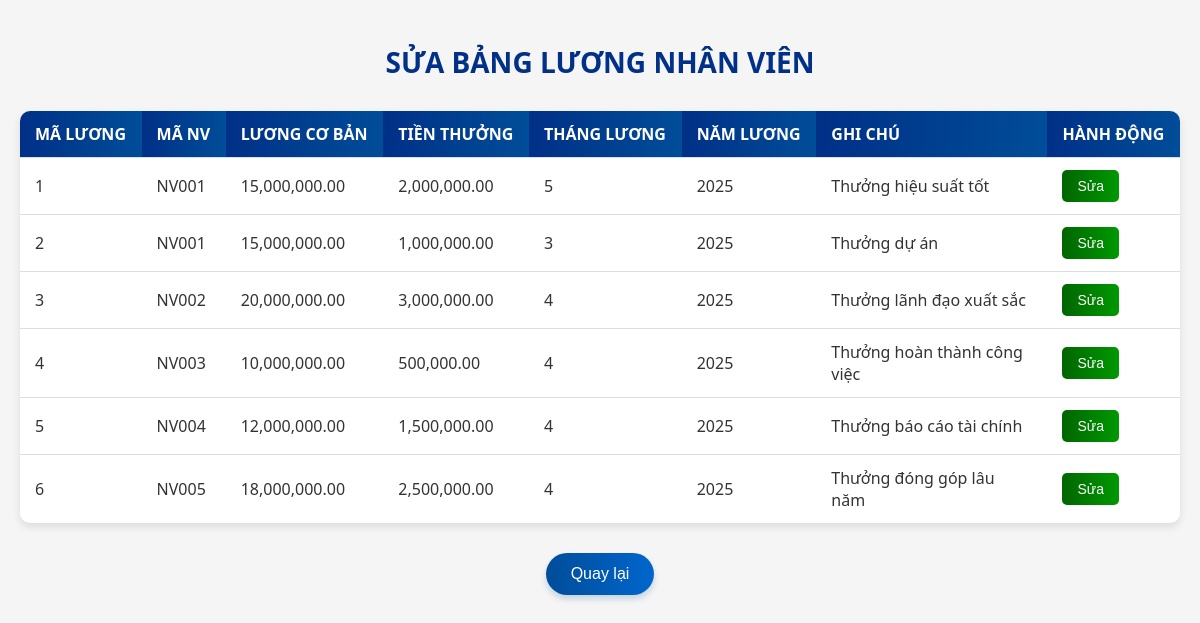
The page /QuanLyNhanSu/capnhathosoluong.php on the database its author committed.
### tables this page shows
CREATE TABLE `quanlytienluong` (
  `maLuong` int(11) NOT NULL,
  `maNV` varchar(10) DEFAULT NULL,
  `luongCoBan` decimal(15,2) NOT NULL,
  `tienThuong` decimal(15,2) DEFAULT 0.00,
  `thangLuong` int(11) NOT NULL,
  `namLuong` int(11) NOT NULL,
  `ghiChu` varchar(200) DEFAULT NULL
);

### QuanLyNhanSu/capnhathosoluong.php (the view, shortened to what this page needs)
<?php
$servername = "localhost";
$username = "root";
$password = "";
$dbname = "quanlynhansu";
try {
    $conn = new PDO("mysql:host=$servername;dbname=$dbname", $username, $password);
    $conn->setAttribute(PDO::ATTR_ERRMODE, PDO::ERRMODE_EXCEPTION);
} catch(PDOException $e) {
    die("Kết nối cơ sở dữ liệu thất bại: " . $e->getMessage());
}
try {
    $stmt = $conn->prepare("SELECT * FROM quanlytienluong");
    $stmt->execute();
    $result = $stmt->fetchAll(PDO::FETCH_ASSOC);
} catch(PDOException $e) {
    $message = "Lỗi khi lấy dữ liệu: " . $e->getMessage();
    $message_class = "error";
}
?>
<!DOCTYPE html>
<html lang="vi">
<head>
</head>
<body>
    <h2>Sửa bảng lương nhân viên</h2>
    <table>
        <tr>
            <th>Mã lương</th>
            <th>Mã NV</th>
            <th>Lương cơ bản</th>
            <th>Tiền thưởng</th>
            <th>Tháng lương</th>
            <th>Năm lương</th>
            <th>Ghi chú</th>
            <th>Hành động</th>
        </tr>
        <?php
        if ($result) {
            foreach ($result as $row) {
                echo "<tr>";
                echo "<td>" . htmlspecialchars($row['maLuong']) . "</td>";
                echo "<td>" . htmlspecialchars($row['maNV']) . "</td>";
                echo "<td>" . number_format($row['luongCoBan'], 2) . "</td>";
                echo "<td>" . number_format($row['tienThuong'], 2) . "</td>";
                echo "<td>" . htmlspecialchars($row['thangLuong']) . "</td>";
                echo "<td>" . htmlspecialchars($row['namLuong']) . "</td>";
                echo "<td>" . htmlspecialchars($row['ghiChu']) . "</td>";
                echo "<td><a href='capnhathosoluong.php?edit=" . htmlspecialchars($row['maLuong']) . "'><button class='edit-button'>Sửa</button></a></td>";
                echo "</tr>";
            }
        } else {
            echo "<tr><td colspan='8'>Không có dữ liệu để hiển thị.</td></tr>";
        }
        ?>
    </table>
    <button class="back-button" onclick="window.location.href='index.html'">Quay lại</button>
</body>
</html>

### QuanLyNhanSu/capnhathosoluong.php (style rules this page uses)
body { font-family: 'Segoe UI', Arial, sans-serif; margin: 0; padding: 20px; background-color: #f5f5f5; color: #333; }
h2 { color: #003087; text-align: center; margin-bottom: 30px; font-size: 28px; text-transform: uppercase; }
table { width: 100%; border-collapse: separate; border-spacing: 0; border-radius: 10px; overflow: hidden; box-shadow: 0 4px 8px rgba(0, 0, 0, 0.1); background-color: #fff; margin-top: 20px; }
th, td { padding: 12px 15px; text-align: left; border-bottom: 1px solid #ddd; word-wrap: break-word; max-width: 200px; }
th { background: linear-gradient(90deg, #003087, #004d99); color: white; font-weight: 600; text-transform: uppercase; }
tr { transition: background-color 0.3s ease; }
tr:last-child td { border-bottom: none; }
.edit-button { padding: 8px 15px; background: linear-gradient(90deg, #006600, #009900); color: white; border: none; border-radius: 5px; cursor: pointer; font-size: 14px; font-weight: 500; transition: all 0.3s ease; }
.back-button { display: block; margin: 30px auto 0; padding: 12px 25px; background: linear-gradient(90deg, #004d99, #0066cc); color: white; border: none; border-radius: 25px; cursor: pointer; font-size: 16px; font-weight: 500; box-shadow: 0 4px 6px rgba(0, 77, 153, 0.2); transition: all 0.3s ease; }

### rows shown on the page
quanlytienluong: maLuong "1", maNV "NV001", luongCoBan "15,000,000.00", tienThuong "2,000,000.00", thangLuong "5", namLuong "2025", ghiChu "Thưởng hiệu suất tốt"
quanlytienluong: maLuong "2", maNV "NV001", luongCoBan "15,000,000.00", tienThuong "1,000,000.00", thangLuong "3", namLuong "2025", ghiChu "Thưởng dự án"
quanlytienluong: maLuong "3", maNV "NV002", luongCoBan "20,000,000.00", tienThuong "3,000,000.00", thangLuong "4", namLuong "2025", ghiChu "Thưởng lãnh đạo xuất sắc"
quanlytienluong: maLuong "4", maNV "NV003", luongCoBan "10,000,000.00", tienThuong "500,000.00", thangLuong "4", namLuong "2025", ghiChu "Thưởng hoàn thành công việc"
quanlytienluong: maLuong "5", maNV "NV004", luongCoBan "12,000,000.00", tienThuong "1,500,000.00", thangLuong "4", namLuong "2025", ghiChu "Thưởng báo cáo tài chính"
quanlytienluong: maLuong "6", maNV "NV005", luongCoBan "18,000,000.00", tienThuong "2,500,000.00", thangLuong "4", namLuong "2025", ghiChu "Thưởng đóng góp lâu năm"
